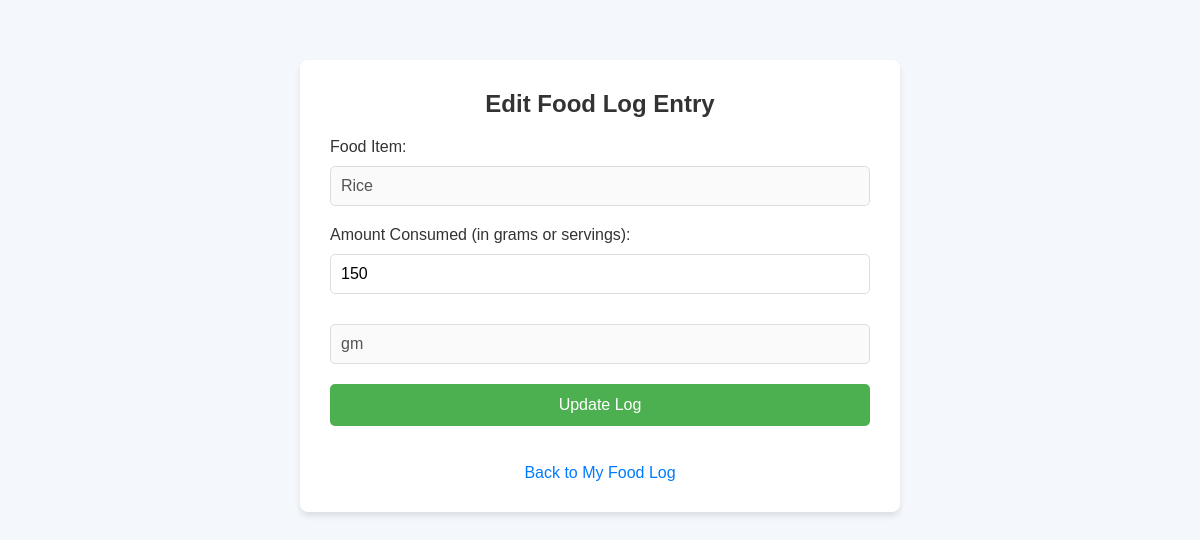
The app's page /edit_log/244 with its own data.
### app.py (models this page shows, shortened)
class FoodItem(db.Model):
    id = db.Column(db.Integer, primary_key=True)
    food_item = db.Column(db.String(100), nullable=False)
    quantity = db.Column(db.String(50), nullable=False)
    unit = db.Column(db.String(20), nullable=False)
    protein = db.Column(db.Float, nullable=False)
    sugars = db.Column(db.Float, nullable=False)
    fats = db.Column(db.Float, nullable=False)
    carbs = db.Column(db.Float, nullable=False)
    kcal = db.Column(db.Float, nullable=False)

class DailyLog(db.Model):
    id = db.Column(db.Integer, primary_key=True)
    date = db.Column(db.Date, nullable=False, default=lambda: datetime.now(pytz.timezone('Asia/Kolkata')).date())
    date = db.Column(db.Date, nullable=False, default=datetime.utcnow)
    food_item_id = db.Column(db.Integer, db.ForeignKey('food_item.id'), nullable=False)
    quantity_consumed = db.Column(db.String(50), nullable=False)
    unit = db.Column(db.String(20), nullable=False)
    protein_consumed = db.Column(db.Float, nullable=False)
    sugars_consumed = db.Column(db.Float, nullable=False)
    fats_consumed = db.Column(db.Float, nullable=False)
    carbs_consumed = db.Column(db.Float, nullable=False)
    total_calories = db.Column(db.Float, nullable=False)
    food_item = db.relationship('FoodItem', backref=db.backref('daily_logs', lazy=True))

### app.py (the view, shortened to what this page needs)
@app.route('/edit_log/<int:log_id>', methods=['GET', 'POST'])
def edit_log(log_id):
    log = DailyLog.query.get_or_404(log_id)
    return render_template('edit_log.html', log=log)

### templates/edit_log.html (shortened to what this page needs)
<!DOCTYPE html>
<html lang="en">
<head>
    <link rel="stylesheet" href="{{ url_for('static', filename='style.css') }}">
</head>
<body>
    <div class="container">
        <h1>Edit Food Log Entry</h1>
        <form method="POST" class="form-container">
            <label for="food_item">Food Item:</label>
            <input type="text" name="Food Item" value="{{ log.food_item.food_item }}" class="input-field" disabled>
            <label for="quantity_consumed">Amount Consumed (in grams or servings):</label>
            <input type="text" name="quantity_consumed" value="{{ log.quantity_consumed }}" required class="input-field">
            <input type="text" name="unit" value="{{ log.unit }}" class="input-field" disabled>
            <button type="submit" class="submit-btn">Update Log</button>
        </form>
        <br>
        <a href="{{ url_for('view_log') }}" class="back-link">Back to My Food Log</a>
    </div>
</body>
</html>

### static/style.css (style rules this page uses)
body { font-family: Arial, sans-serif; margin: 20px; }
h1 { text-align: center; }

### templates/edit_log.html (style rules this page uses)
* { margin: 0; padding: 0; box-sizing: border-box; }
body { font-family: 'Arial', sans-serif; background-color: #f4f7fb; color: #333; padding: 40px 0; }
.container { width: 100%; max-width: 600px; margin: 0 auto; background-color: white; padding: 30px; box-shadow: 0 4px 6px rgba(0, 0, 0, 0.1); border-radius: 8px; }
h1 { font-size: 24px; text-align: center; margin-bottom: 20px; color: #333; }
.form-container { display: flex; flex-direction: column; }
.input-field { padding: 10px; font-size: 16px; margin-top: 10px; margin-bottom: 20px; border: 1px solid #ddd; border-radius: 5px; outline: none; }
.submit-btn { background-color: #4CAF50; color: white; font-size: 16px; padding: 12px 20px; border: none; border-radius: 5px; cursor: pointer; transition: background-color 0.3s ease; }
.back-link { text-decoration: none; color: #007bff; font-size: 16px; text-align: center; display: block; margin-top: 20px; }

### records on screen
FoodItem: food_item.food_item "Rice"
DailyLog: quantity_consumed "150", unit "gm"
